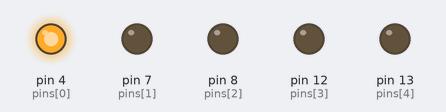
The sketch below on a simulated Arduino Uno, built with avr-gcc and run on an emulated ATmega328P. Shown: output pins drawn as LEDs (lit = HIGH).

Above: at 1.0 s.
At 5.0 s:
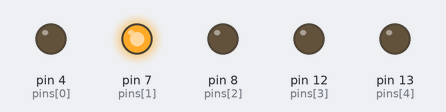
At 9.0 s:
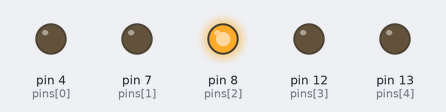
At 13.0 s:
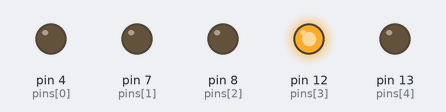
At 17.0 s:
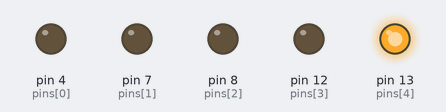
At 23.0 s:
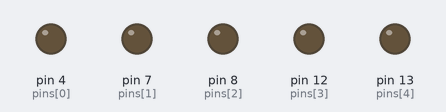
Timing chart, 0 to 26.0 s (numbered marks = the images above):
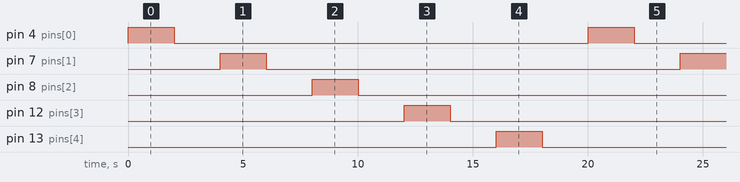

Measured:
- by itself, pin 4 (pins[0]), pin 7 (pins[1]), pin 8 (pins[2]), pin 12 (pins[3]), pin 13 (pins[4]): alternates HIGH for 2.0 s and LOW for 18.0 s

The sketch:

MP1.ino
```cpp
/*
  Name:
  Course-Section: BSIT-3A
  Date:

  Title: MP1 — Alternating Blinky Lights
  Description: Build a prototype on the breadboard that has 5 LEDs alternating blinking lights

 */
int pins[] = {4, 7, 8, 12, 13};

void setup()
{
  for (int pinNum = 0; pinNum < 5; pinNum++)
  {
    pinMode(pins[pinNum], OUTPUT);
  }
}

void loop()
{
  for (int pinNum = 0; pinNum < 5; pinNum++)
  {
    digitalWrite(pins[pinNum], HIGH);
    delay(2000);

    digitalWrite(pins[pinNum], LOW);
    delay(2000);
  }
}
```
